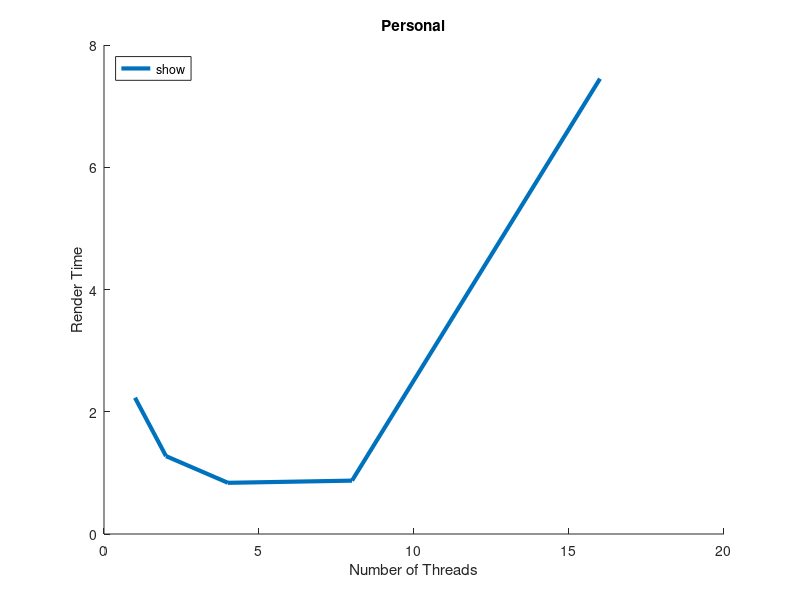

Write MATLAB code to recreate this figure.
function static1
clear all;
close all;
hold on;

x = [1 2 4 8 16];

t0 = [ 2.229347 1.274496 0.837284 0.873060 7.448848 ];
plot(x, t0, 'LineWidth', 3, 'DisplayName', 'models/ironman.obj 3840x2160');

title('Personal');
xlabel('Number of Threads');
ylabel('Render Time');
legend('show', 'Location', 'NorthWest');

